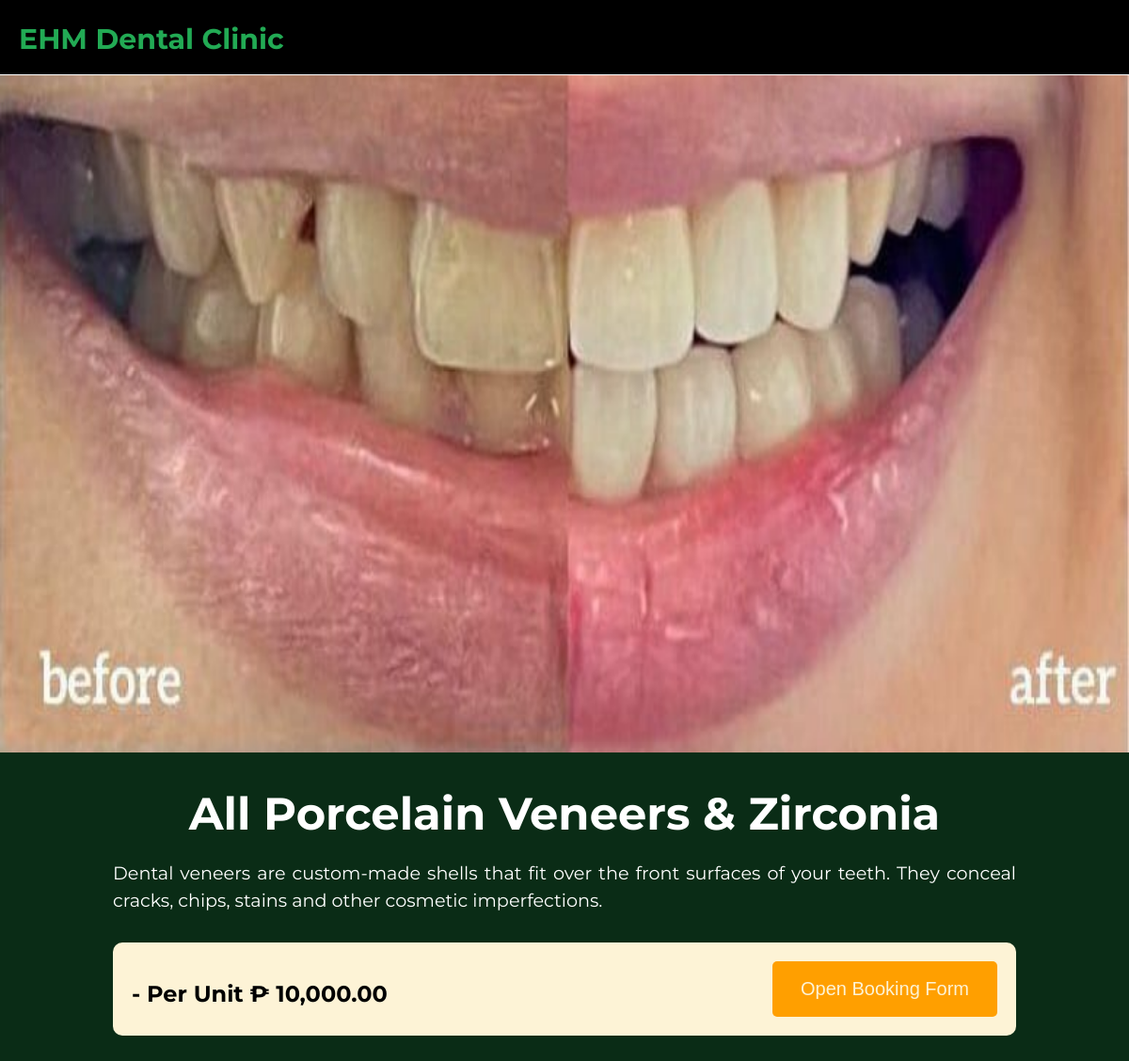
Page /HOME_PAGE/SERVICES/All_Porcelain_Veneers_&_Zirconia.php on the committed database.
### tables this page shows
CREATE TABLE `tbl_services` (
  `id` int(11) NOT NULL,
  `service_image` varchar(255) NOT NULL,
  `service_name` varchar(100) NOT NULL,
  `service_description` text NOT NULL,
  `price` decimal(10,2) NOT NULL
);

### HOME_PAGE/SERVICES/All_Porcelain_Veneers_&_Zirconia.php (the view, shortened to what this page needs)
<?php
include("../../dbcon.php");
$service_name = isset($_GET['service_name']) ? htmlspecialchars($_GET['service_name']) : 'All Porcelain Veneers & Zirconia';
$sql = "SELECT * FROM tbl_services WHERE service_name = ?";
$stmt = $con->prepare($sql);
$stmt->bind_param("s", $service_name);
$stmt->execute();
$result = $stmt->get_result();
if ($result->num_rows > 0) {
  $row = $result->fetch_assoc();
  $service_description = $row['service_description'];
  $price = number_format($row['price'], 2);
  $service_image = !empty($row['service_image']) ? basename($row['service_image']) : 'default.jpg';
} else {
  echo "Service not found.";
  exit;
}
?>
<!DOCTYPE html>
<html lang="en">
<head>
  <link rel="stylesheet" href="style.css">
  <link rel="stylesheet" href="master.css">
</head>
<body>
  <nav>
    <a href="../Home_page.php#Services">
      <div class="logo">
        <h1>EHM Dental Clinic</h1>
      </div>
    </a>
  </nav>
  <div class="img-container">
    <img src="/DENTAL/HOME_PAGE/SERVICES/SERVICES_IMAGES/<?php echo htmlspecialchars(basename($service_image)); ?>"
      alt="<?php echo htmlspecialchars($service_name); ?>"
      onerror="this.src='/DENTAL/HOME_PAGE/SERVICES/SERVICES_IMAGES/default.jpg';">
  </div>
  <div class="container">
    <h1><?php echo htmlspecialchars($service_name); ?></h1>
    <p><?php echo htmlspecialchars($service_description); ?></p>
    <div class="price-item">
      <h2>
        - Per Unit ₱ <?php echo $price; ?>
      </h2>
      <button id="openModal" class="button" onclick="openModal()">Open Booking Form</button>
    </div>
  </div>
</body>
</html>

### HOME_PAGE/SERVICES/style.css (style rules this page uses)
* { text-decoration: none; scroll-behavior: smooth; scroll-padding: 80px; box-sizing: border-box; }
body { padding: 0px; margin: 0px; background-color: #0A2C16; color: #fff; font-family: "Montserrat", sans-serif; text-align: center; }
nav { height: 80px; width: 100%; background-color: #000000; position: fixed; border-bottom: 1px solid #ffff; z-index: 1000; display: flex; justify-content: space-between; align-items: center; padding: 0 20px; }
nav .logo { color: #22AA54; font-size: 10px; transition: transform 0.3s ease-in-out; }
.img-container img { background-size: cover; background-repeat: no-repeat; backdrop-filter: blur(20px); height: 100vh; width: 100%; }
.img-container { animation: transitionIn 1.0s; }
.container { width: 80%; margin: 0 auto; }
h1 { font-size: 3em; margin-bottom: 20px; }
p { font-size: 1.2em; line-height: 1.5; margin-bottom: 30px; text-align: justify; }
.price-item { background-color: #FDF3D6; color: #000; padding: 20px; border-radius: 10px 10px; width: 100%; display: flex; justify-content: space-between; margin-bottom: 50px; }
.price-item h2 { text-align: justify; font-size: 1.5em; margin-bottom: 10px; }
.button { background-color: #FF9F00; color: #FDF3D6; padding: 15px 30px; border: none; border-radius: 5px; cursor: pointer; font-size: 20px; transition: background-color 0.3s ease; }

### HOME_PAGE/SERVICES/master.css (style rules this page uses)
.img-container { animation: transitionIn 1.5s; }

### rows in the picture
tbl_services: service_image (picture), service_description "Dental veneers are custom-made shells that fit over the front surfaces of your teeth. They conceal cracks, chips, stains and other cosmetic imperfections.", price "10,000.00"

### other values in the picture
$service_name "All Porcelain Veneers & Zirconia"
